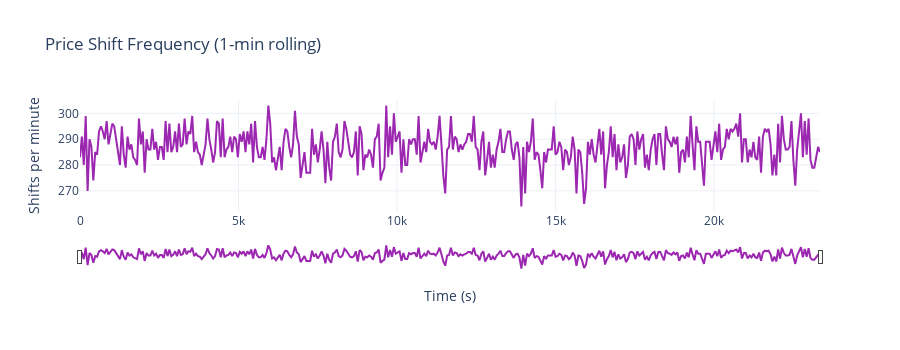

Notebook cell for this chart:
### Markdown cell above
## Price Shift Frequency Over Time

Rolling count of events where the best price changed, measured in 1-minute windows.

### Code cell
# Identify price shifts: events where best_bid or best_ask changed
bid_changes = np.diff(book_data["best_bid"]) != 0
ask_changes = np.diff(book_data["best_ask"]) != 0
shifts = bid_changes | ask_changes

# Bin into 1-minute windows
ts_s = book_data["ts_ns"][1:] / 1e9  # skip first to match diff length
window_ns = 60_000_000_000  # 1 minute
t0 = int(book_data["ts_ns"][0])
bins = ((book_data["ts_ns"][1:].astype(np.int64) - t0) // window_ns).astype(np.int64)

shift_df = pd.DataFrame({"bin": bins, "shift": shifts.astype(int)})
shift_counts = shift_df.groupby("bin")["shift"].sum()
shift_times = t0 / 1e9 + shift_counts.index.values * 60

fig_shifts = go.Figure(
    data=go.Scatter(
        x=shift_times, y=shift_counts.values,
        mode="lines", name="Shifts/min",
        line=dict(color="#9C27B0"),
    ),
    layout=go.Layout(
        title="Price Shift Frequency (1-min rolling)",
        xaxis=dict(title="Time (s)", rangeslider=dict(visible=True)),
        yaxis=dict(title="Shifts per minute"),
        height=350,
        template="plotly_white",
    ),
)
fig_shifts.show()

total_shifts = shifts.sum()
print(f"Total price shifts: {total_shifts:,} out of {len(events):,} events ({100 * total_shifts / len(events):.2f}%)")

### Figure 1 — Plotly figure (JSON) as saved in the notebook; plotly's stock layout.template omitted (floating-point values rounded to 4 significant figures; data arrays with more than 128 entries replaced by an {"elided": "..."} marker saying what was removed)
{"data": [{"line": {"color": "#9C27B0"}, "mode": "lines", "name": "Shifts/min", "type": "scatter", "x": {"elided": "390 float values"}, "y": {"elided": "390 int values"}}], "layout": {"height": 350, "title": {"text": "Price Shift Frequency (1-min rolling)"}, "xaxis": {"rangeslider": {"visible": true}, "title": {"text": "Time (s)"}}, "yaxis": {"title": {"text": "Shifts per minute"}}}}
